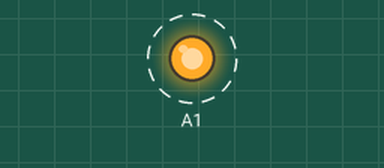
The sketch below on a simulated Arduino Uno, built with avr-gcc and run on an emulated ATmega328P. Parts: output pins drawn as LEDs (lit = HIGH). Dashed ring = blinking. No radio packets arrive unless stated.

Above: at 0.5 s.
Timing chart, 0 to 4.7 s (numbered marks = the images above):
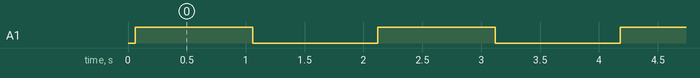

The sketch:

tx.ino
```cpp
#include <RH_ASK.h>
#include <SPI.h> // Not actually used but needed to compile


RH_ASK driver;

void setup()
{
  pinMode(A1, OUTPUT);
    Serial.begin(9600);    // Debugging only
    if (!driver.init())
         Serial.println("init failed");
}

void loop()
{
    const char *msg = "hiiiiiii";
    driver.send((uint8_t *)msg, strlen(msg));
    driver.waitPacketSent();
    digitalWrite(A1, HIGH);
    delay(1000);
    digitalWrite(A1, LOW);
    delay(1000);
}
```

Measured:
- by itself, A1: alternates HIGH for 1.0 s and LOW for 1.1 s
